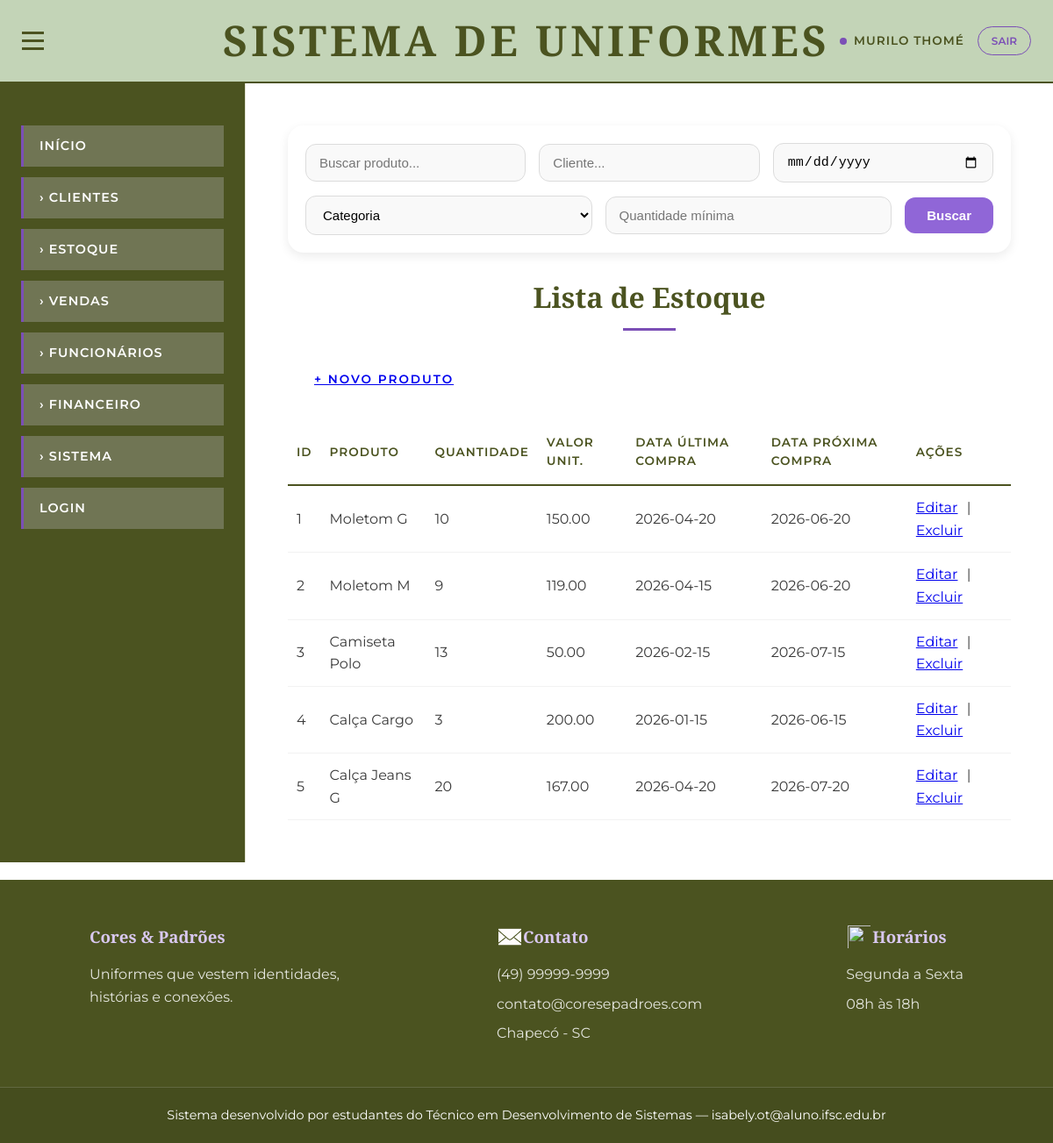
The page /site_uniformes/estoque/lista-estoque.php (signed in) on the database its author committed.
### tables this page shows
CREATE TABLE `estoque` (
  `idEstoque` int(10) UNSIGNED NOT NULL,
  `nomeProduto` varchar(50) DEFAULT NULL,
  `quantidade` int(10) UNSIGNED DEFAULT NULL,
  `valor_unitario` decimal(10,2) DEFAULT NULL,
  `data_compra` date DEFAULT NULL,
  `data_prox_compra` date DEFAULT NULL
);

### site_uniformes/estoque/lista-estoque.php (the view, shortened to what this page needs)
<?php
include(__DIR__ . "/../conexao.php");
$sql = "SELECT * FROM estoque";
$resultado = mysqli_query($conexao, $sql);
?>
<!DOCTYPE html>
<html lang="pt-BR">
<head>
<link rel="stylesheet" href="../styles.css">
</head>
<body>
<header>
    <button id="toggleMenu" class="menu-toggle" aria-label="Toggle menu">
        <span></span>
        <span></span>
        <span></span>
    </button>
    <h1>Sistema de Uniformes</h1>
    <div class="user-info">
        <?php if (isset($_SESSION['nome'])): ?>
            <span class="user-name"><?php echo $_SESSION['nome']; ?></span>
            <a href="../logoutCheck.php" class="logout-link">Sair</a>
        <?php endif; ?>
    </div>
</header>
<div class="main">
    <aside class="menu-aside">
        <nav>
            <ul>
                <li><a href="/2026-1-isabelytrevisan/site_uniformes/pagina-inicial.php">Início</a></li>
                <details class="menu-grupo">
                    <summary>Clientes</summary>
                </details>
                <?php if (isset($_SESSION['tipo_acesso']) && $_SESSION['tipo_acesso'] == 2): ?>
                <details class="menu-grupo">
                    <summary>Estoque</summary>
                </details>
                <details class="menu-grupo">
                    <summary>Vendas</summary>
                </details>
                <details class="menu-grupo">
                    <summary>Funcionários</summary>
                </details>
                <details class="menu-grupo">
                    <summary>Financeiro</summary>
                </details>
                <details class="menu-grupo">
                    <summary>Sistema</summary>
                </details>
                <?php endif; ?>
                <li><a href="/2026-1-isabelytrevisan/site_uniformes/index.php">Login</a></li>
            </ul>
        </nav>
    </aside>
    <main class="conteudo">
        <div class="select-filtro">
            <input type="text"
                placeholder="Buscar produto..."
                class="campo-filtro">
            <input type="text"
                placeholder="Cliente..."
                class="campo-filtro">
            <input type="date"
                class="campo-filtro">
            <select class="campo-filtro">
                <option>Categoria</option>
            </select>
            <input type="number"
                placeholder="Quantidade mínima"
                class="campo-filtro">
            <button class="btn-filtro">
                Buscar
            </button>
        </div>
        <h2>Lista de Estoque</h2>
        <div style="margin-bottom: 15px;">
            <a href="/2026-1-isabelytrevisan/site_uniformes/estoque/criar-estoque.php" class="botao-adicionar">+ Novo Produto</a>
        </div>
        <table class="tabela">
            <tr>
                <th>Id</th>
                <th>Produto</th>
                <th>Quantidade</th>
                <th>Valor Unit.</th>
                <th>Data Última Compra</th>
                <th>Data Próxima Compra</th>
                <th>Ações</th>
            </tr>
            <?php
            if (mysqli_num_rows($resultado) > 0) {
                while ($item = mysqli_fetch_assoc($resultado)) {
                    echo "<tr>
                        <td>{$item['idEstoque']}</td>
                        <td>{$item['nomeProduto']}</td>
                        <td>{$item['quantidade']}</td>
                        <td>{$item['valor_unitario']}</td>
                        <td>{$item['data_compra']}</td>
                        <td>{$item['data_prox_compra']}</td>
                        <td>
                            <a href='?editar={$item['idEstoque']}'>Editar</a> |
                            <a href='?excluir={$item['idEstoque']}'
                            onclick=\"return confirm('Excluir produto?')\">Excluir</a>
                        </td>
                    </tr>";
                }
            } else {
                echo "<tr><td colspan='6'>Nenhum produto cadastrado</td></tr>";
            }
            ?>
        </table>
    </main>
</div>
          <footer class="footer-site">
        <div class="footer-container">
            <div class="footer-coluna">
                <h3>Cores & Padrões</h3>
                <p>
                    Uniformes que vestem identidades, histórias e conexões.
                </p>
            </div>
            <div class="footer-coluna">
                <div class="footer-coluna-icon">
                <img src="\2026-1-isabelytrevisan\site_uniformes\img\iconContato.png">
                <h3>Contato</h3>
                </div>
                <p>(49) 99999-9999</p>
                <p>contato@coresepadroes.com</p>
                <p>Chapecó - SC</p>
            </div>
            <div class="footer-coluna">
                <div class="footer-coluna-icon">
                <img src="\2026-1-isabelytrevisan\site_uniformes\img\iconRelogio.png">
                <h3>Horários</h3>
                </div>
                <p>Segunda a Sexta</p>
                <p>08h às 18h</p>
            </div>
            </div>
            <div class="footer-bottom">
                Sistema desenvolvido por estudantes do Técnico em Desenvolvimento de Sistemas —
                isabely.ot@aluno.ifsc.edu.br
            </div>
     </footer>
</body>
</html>

### rows shown on the page
estoque: idEstoque "1", nomeProduto "Moletom G", quantidade "10", valor_unitario "150.00", data_compra "2026-04-20", data_prox_compra "2026-06-20"
estoque: idEstoque "2", nomeProduto "Moletom M", quantidade "9", valor_unitario "119.00", data_compra "2026-04-15", data_prox_compra "2026-06-20"
estoque: idEstoque "3", nomeProduto "Camiseta Polo", quantidade "13", valor_unitario "50.00", data_compra "2026-02-15", data_prox_compra "2026-07-15"
estoque: idEstoque "4", nomeProduto "Calça Cargo", quantidade "3", valor_unitario "200.00", data_compra "2026-01-15", data_prox_compra "2026-06-15"
estoque: idEstoque "5", nomeProduto "Calça Jeans G", quantidade "20", valor_unitario "167.00", data_compra "2026-04-20", data_prox_compra "2026-07-20"

### other values the page prints
$_SESSION['nome'] "MURILO THOMÉ"
